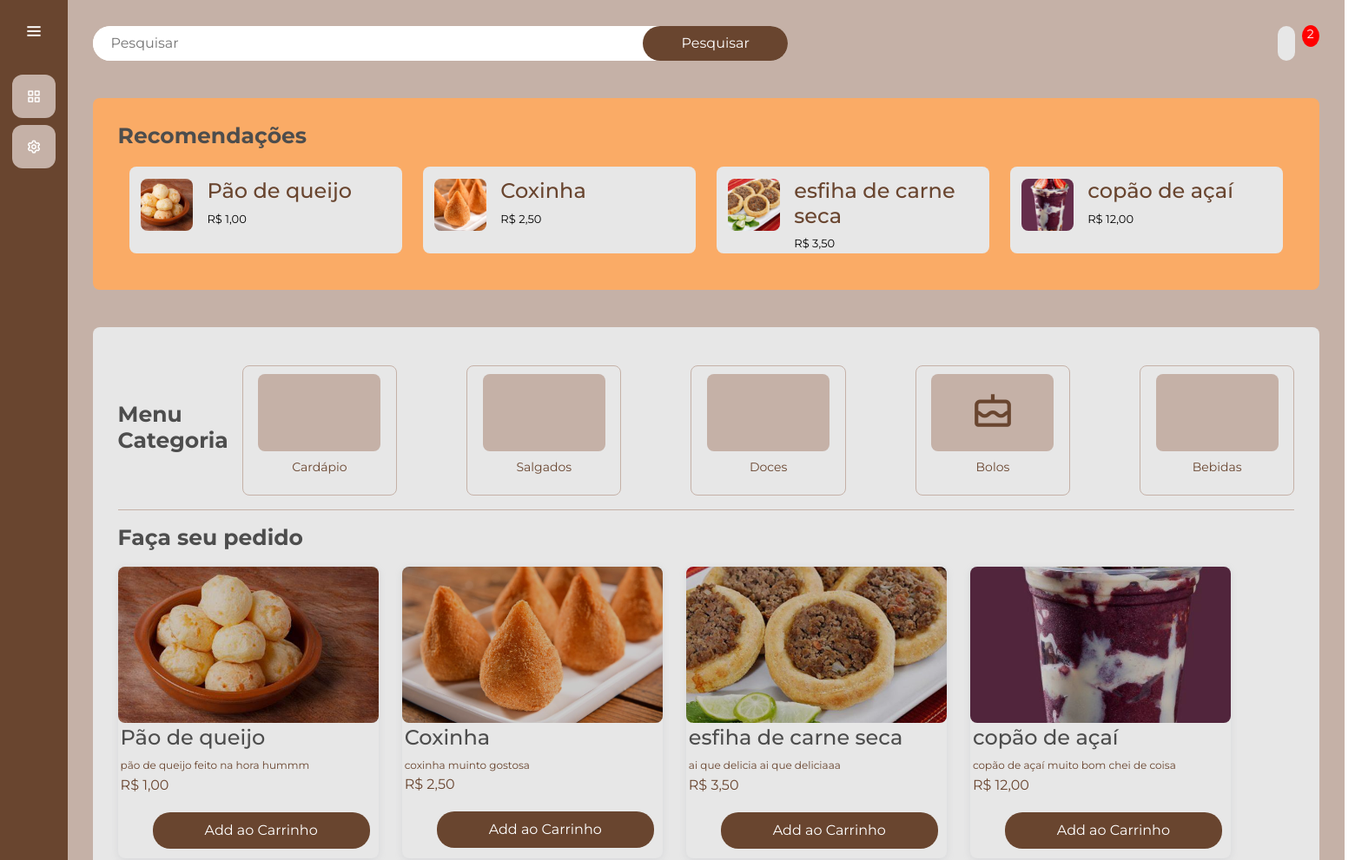
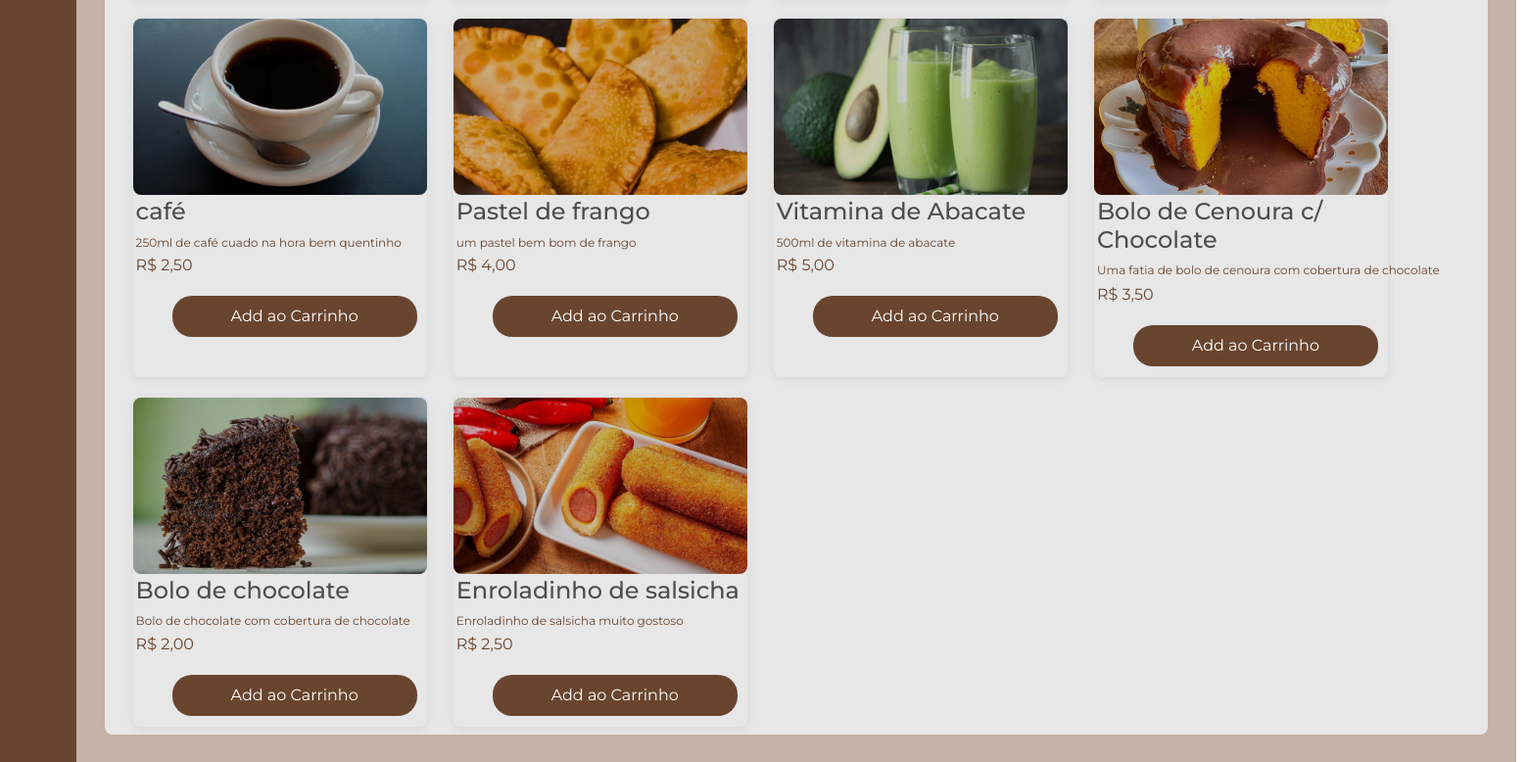
/usuarios/ (signed in), run on an earlier commit of the app's database (2 pictures, top to bottom).
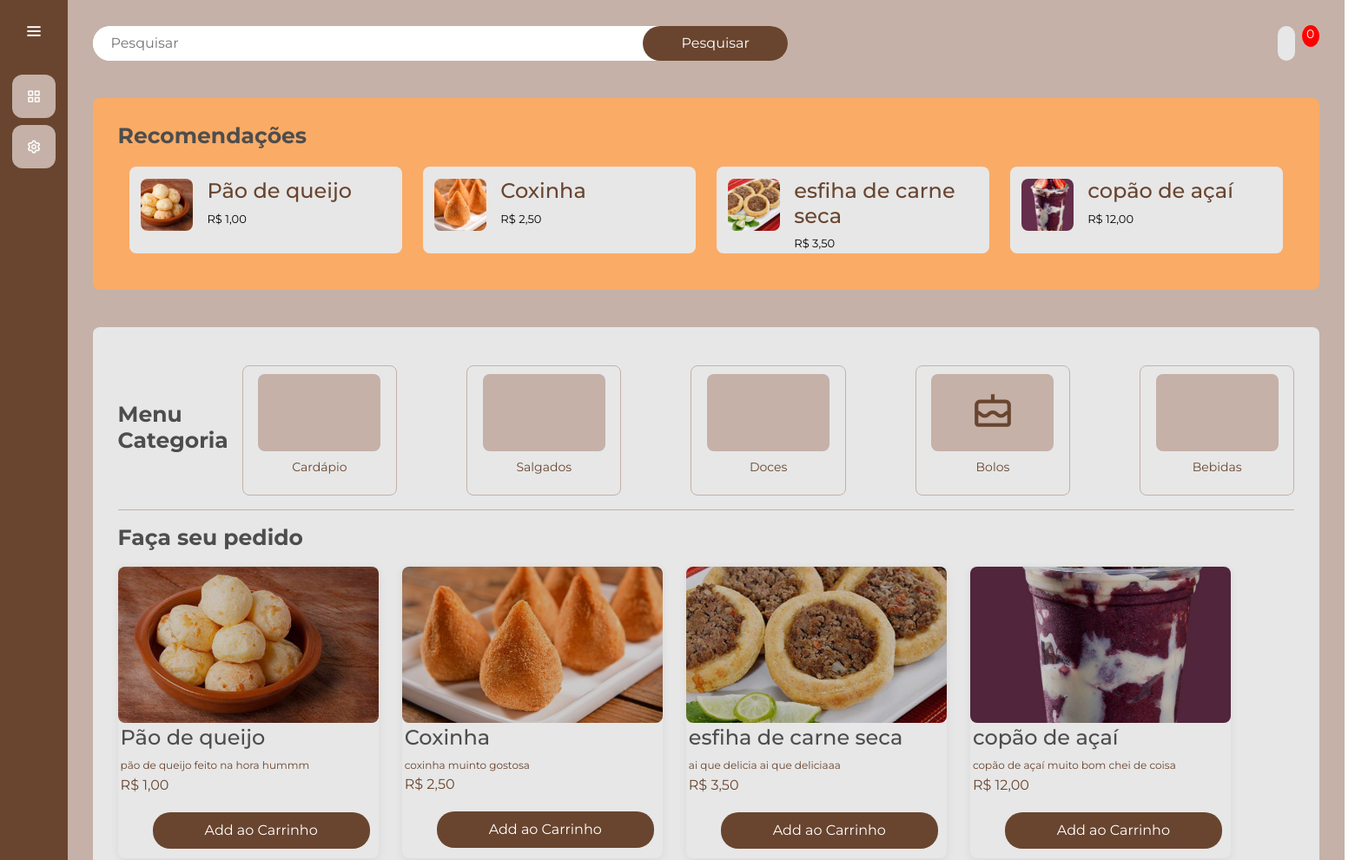
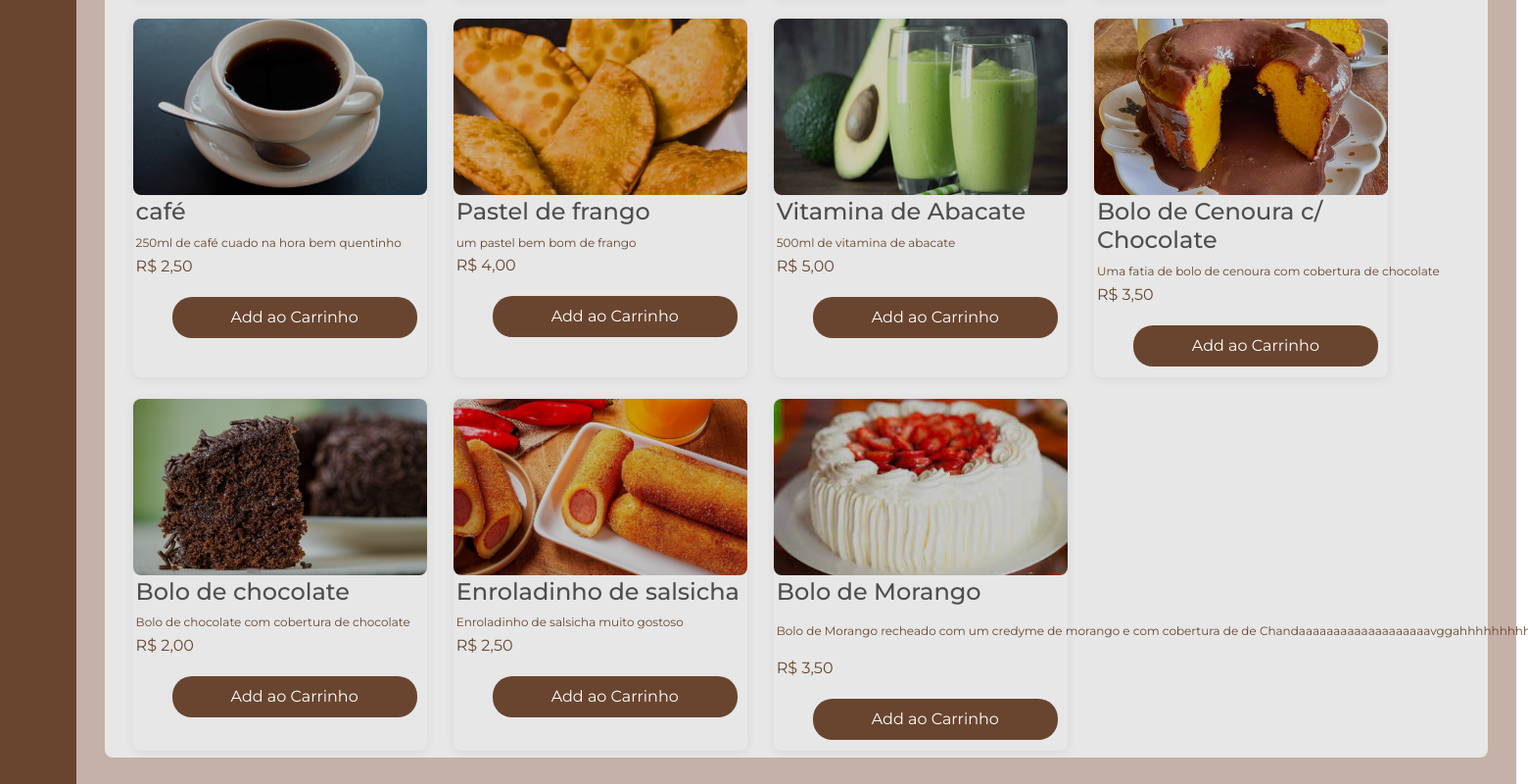
And on a later commit of the database (2 pictures, top to bottom).
### gerenciamento/models.py (models this page shows, shortened)
class Produto(models.Model):
    CATEGORIA_CHOICES = [
        ('doce', 'Doce'),
        ('salgado', 'Salgado'),
        ('bebida', 'Bebida'),
        ('bolo', 'Bolo')
    ]
    id_produto = models.AutoField(primary_key=True)
    nome_produto = models.CharField(max_length=255)
    descricao = models.CharField(max_length=255)
    preco = models.FloatField()
    ingredientes = models.ManyToManyField(Ingrediente, through='ProdutoIngrediente')
    categoria = models.CharField(max_length=15, choices=CATEGORIA_CHOICES, default='salgado')
    imagem = models.ImageField(upload_to='media/', null=True, blank=True)
    @property
    def imageURL(self):
        try:
            url = self.imagem.url
        except:
            url = ''
        return url

### usuarios/views.py (the view)
# urls.py: path('', views.principal, name='usuarios'),
@csrf_exempt
def principal(request):
    produtos_list = Produto.objects.all()
    if request.user.is_authenticated:
        pedido, criado = Pedido.objects.get_or_create(cliente=request.user, data=datetime.datetime.now() , completo=False)
        itens = pedido.pedidoproduto_set.all()
        carrinho_itens = pedido.get_carrinho_itens
    else:
        itens = []
        carrinho_itens = {'get_carrinho_total': 0, 'get_carrinho_itens': 0}
    contexto = {'pedido':pedido ,'produtos': produtos_list, 'itens': itens, 'carrinho_itens': carrinho_itens}
    return render(request, 'principal.html', contexto)

### gerenciamento/models.py (called while the page is built)
    @property
    def get_carrinho_itens(self):
        pedido_produtos = self.pedidoproduto_set.all()
        total = sum([item.quantidade_comprada for item in pedido_produtos])
        return total

### usuarios/models.py (called while the page is built)
    def __str__(self) -> str:
        return self.username

### usuarios/templates/principal.html (shortened to what this page needs)
{% extends "cliente.html" %}
{% load static %}
{% block 'head' %}
    <link rel="stylesheet" href="{% static 'usuarios/css/telaprincipal.css' %}">
    <link rel="stylesheet" href="{% static 'gerenciamento/css/gerenciamento.css' %}">
    <link href='https://unpkg.com/boxicons@2.1.4/css/boxicons.min.css' rel='stylesheet'>
{% endblock %}
{% block 'dashboard' %}
<body>
    <div class="main">
        <div class="main-navbar">
            <div class="search">
                <form id="pesquisa-produto" method="GET" action="{% url 'pesquisar_produto' %}">
                    <input type="text" placeholder="Pesquisar" name="Pesquisar" value="{{termo_pesquisa}}">
                    <button class="search-btn">Pesquisar</button>
                </form>
            </div>
            <div class="profile">
                <a class="cart" href="{% url 'carrinho' %}"></a>
                <p id="cart-total">{{carrinho_itens|floatformat:0}}</p>
            </div>
        </div>
        <div class="main-highlight">
            <div class="main-header">
                <h2 class="main-title">Recomendações</h2>
            </div>
            <div class="highlight-wrapper">
                {% for produto in produtos|slice:":4" %}
                    <div class="highlight-card">
                        <img class="highlight-img" src="{{ produto.imagem.url }}" alt="{{ produto.nome_produto }}">
                        <div class="highlight-desc">
                            <h4>{{ produto.nome_produto }}</h4>
                            <p>R$ {{ produto.preco|floatformat:2 }}</p>
                        </div>
                    </div>
                {% endfor %}
            </div>
        </div>
        <div class="main-menus">
            <div class="main-filter">
                <div>
                    <h2 class="main-title">Menu<br>Categoria</h2>
                </div>
                <div class="filter-wrapper">
                    <div class="filter-card category-filter" data-category="cardapio">
                        <div class="filter-icon">
                        </div>
                        <p>Cardápio</p>
                    </div>
                    <div class="filter-card category-filter" data-category="salgado">
                        <div class="filter-icon">
                        </div>
                        <p>Salgados</p>
                    </div>
                    <div class="filter-card category-filter" data-category="doce">
                        <div class="filter-icon">
                        </div>
                        <p>Doces</p>
                    </div>
                    <div class="filter-card category-filter" data-category="bolo">
                        <div class="filter-icon">
                            <i class='bx bx-cake'></i>
                        </div>
                        <p>Bolos</p>
                    </div>
                    <div class="filter-card category-filter" data-category="bebida">
                        <div class="filter-icon">
                        </div>
                        <p>Bebidas</p>
                    </div>
                </div>
            </div>
            <hr class="divider">
            <div class="main-detail">
                <h2 class="main-title">Faça seu pedido</h2>
                <div class="detail-wrapper">
                    {% for produto in produtos %}
                    <div class="detail-card produto-card {{ produto.categoria }}" >
                        <span class="detail-icon" onclick="expandirProduto('{{produto.imageURL}}', '{{produto.nome_produto}}', '{{produto.descricao}}', '{{produto.preco}}')">
                            <img class="detail-img" src="{{ produto.imagem.url }}" alt="{{ produto.nome_produto }}">
                        </span>
                        <div class="detail-desc">
                            <div class="detail-name">
                                <h4>{{produto.nome_produto}}</h4>
                                <p class="detail-sub">{{produto.descricao}}</p>
                                <p class="price">R$ {{produto.preco|floatformat:2}}</p>
                            </div>
                        </div>
                        <div class="row">
                            <button type="button" data-produto="{{produto.id_produto}}" data-action="add" class="btn botao-add-carrinho add-btn update-cart">Add ao Carrinho</button>
                        </div>
                    </div>
                    {% endfor %}
                </div>
            </div>
        </div>
    </div>
</body>
{% endblock %}

### templates/cliente.html (shortened to what this page needs)
{% load static %}
<!doctype html>
<html lang="pt-BR">
  <head>
    <link rel="stylesheet" href="https://cdn.jsdelivr.net/npm/bootstrap@4.6.1/dist/css/bootstrap.min.css">
    <link rel="stylesheet" href="{% static 'general/css/base.css' %}">
    <link rel="stylesheet" href="{% static 'general/css/general.css' %}">
    <link href='https://unpkg.com/boxicons@2.1.4/css/boxicons.min.css' rel='stylesheet'>
    <link rel="stylesheet" href="https://stackpath.bootstrapcdn.com/bootstrap/4.4.1/css/bootstrap.min.css">
    {% block 'head' %}{% endblock %}
  </head>
  <body>
    <div class="sidebar">
        <div class="logo-details">
            <i class='bx bx-menu' id="btn" ></i>
        </div>
        <ul class="nav-list">
          <li>
            <a href="{% url 'principal' %}">
              <i class='bx bx-grid-alt'></i>
            </a>
          </li>
          <li>
            <a href="{% url 'perfil' %}">
              <i class='bx bx-cog' ></i>
            </a>
          </li>
        </ul>
      </div>
      <section class="home-section">
          {% block 'dashboard'%}
          {% endblock %}
      </section>
  </body>
</html>

### templates/static/general/css/base.css (style rules this page uses)
* { margin: 0; padding: 0; box-sizing: border-box; font-family: "Montserrat" , sans-serif; }
.sidebar { position: fixed; left: 0; top: 0; height: 100%; width: 78px; background: var(--dark-color); padding: 6px 14px; z-index: 99; transition: all 0.5s ease; }
.sidebar .logo-details { height: 60px; display: flex; align-items: center; position: relative; }
.sidebar .logo-details #btn { position: absolute; top: 50%; right: 0; transform: translateY(-50%); font-size: 22px; transition: all 0.4s ease; font-size: 23px; text-align: center; cursor: pointer; transition: all 0.5s ease; }
.sidebar i { color: #fff; height: 60px; min-width: 50px; font-size: 28px; text-align: center; line-height: 60px; }
.sidebar .nav-list { margin-top: 20px; height: 100%; }
.sidebar li { position: relative; margin: 8px 0; list-style: none; }
.sidebar li a { display: flex; height: 100%; width: 100%; border-radius: 12px; align-items: center; text-decoration: none; transition: all 0.4s ease; background: var(--main-color); }
.sidebar li i { height: 50px; line-height: 50px; font-size: 18px; border-radius: 12px; }
.home-section { position: relative; min-height: 100vh; top: 0; background: #E7E7E7; left: 78px; color: #7F4600; width: calc(100% - 90px); transition: all 0.5s ease; z-index: 2; }
body { background-color: hsl(0, 0%, 98%); }
h1,h2,h3,h4,h5,h6 { color:hsl(0, 0%, 30%); }
#cart-total { display: block; text-align: center; color:#fff; background-color: red; width: 20px; height: 25px; border-radius: 50%; font-size: 14px; }
.btn { border-radius: 0; }

### templates/static/general/css/general.css (style rules this page uses)
:root { --main-color: #c5b1a7; --dark-color: #69452F; --light-color: #E7E7E7; --contrast-color: #faab66; --differential-color: #4b280b; --red-color: #9E7047; }

### templates/static/gerenciamento/css/gerenciamento.css (style rules this page uses)
:root { --main-color: #c5b1a7; --dark-color: #69452F; --light-color: #E7E7E7; --contrast-color: #faab66; --differential-color: #4b280b; --red-color: #9E7047; }
.main-title { font-size: 25px; font-weight: 700; align-self: center; }
.row { display: flex; font-weight: 600; padding: 0px 20px 0px 20px; }
.botao-add-carrinho { background-color: var(--dark-color); color: white; border: none; border-radius: 20px; width: 250px; cursor: pointer; padding: 9px; align-self: center; margin-bottom: 5px; }

What changed in the data, as far as the page shows it:
added Produto: imagem (picture), nome_produto "Bolo de Morango", descricao "Bolo de Morango recheado com um credyme de morango e com cobertura de de…", preco "3,50", shown under "Faça seu pedido"
Also different on the page:
{{ carrinho_itens|floatformat:0 }}: "2" → "0"
